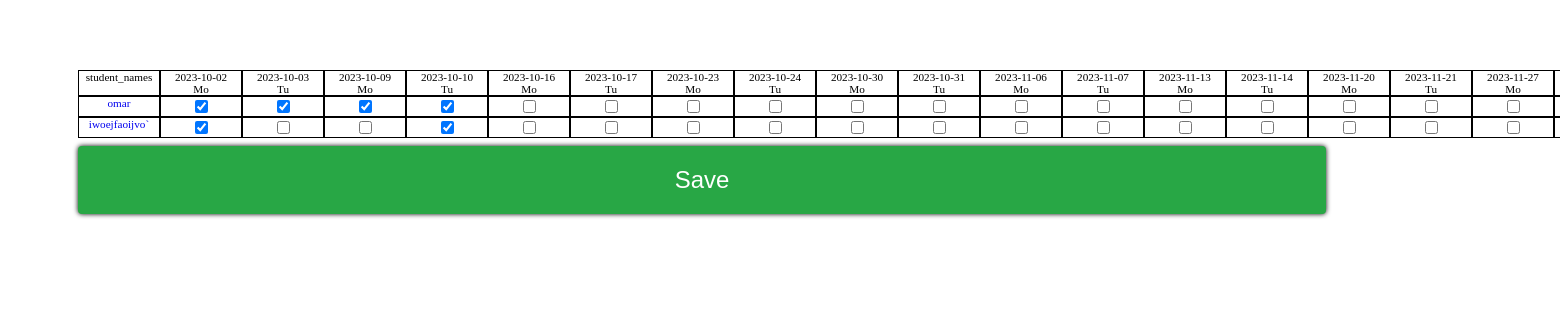
The page /attend-grid/1/ on the database its author committed.
### core/models.py (models this page shows, shortened)
class Student(models.Model):
  name      = models.CharField(max_length=255, verbose_name="Student name")
  aca_id    = models.CharField(max_length=255, verbose_name="ID", blank=True, null=True, )
  aca_em    = models.EmailField(verbose_name="Student email", blank=True, null=True)
  password  = models.CharField(
    blank=True, null=True,
    verbose_name="Student password",
    max_length=255,
    help_text="Will be id if blank"
    )
  faculty   = models.ForeignKey(Faculty, on_delete=models.SET_NULL, null=True, blank=True)
  Date_ofj  = models.DateField(default=datetime.datetime.now, blank=True, null=True, verbose_name="Date of join")
  levels    = models.ForeignKey(Level, blank=True, null=True, on_delete=models.SET_NULL)

### core/views.py (the view, shortened to what this page needs)
# urls.py: path("attend-grid/<int:pk>/", views.attend_grid, name="attend-grid")
def attend_grid(req, pk):
    the_course = Course.objects.get(pk=pk)
    rel_in = StudentCourseRel.objects.filter(course=the_course)
    first__ = True
    returned_date = []
    for s in rel_in:
      the_course = s
      if the_course.attend is None:
        ds = []
      else:
        ds = the_course.attend.split(",")[:-1]
      student_list = []
      start_date = str(the_course.course.starting_date).split("-")
      end_date   = str(the_course.course.ending_date).split("-")
      start_date = [int(x) for x in start_date]
      end_date   = [int(x) for x in end_date]
      temp       = start_date
      start_date = date(*start_date)
      end_date   = date(*end_date)
      days       = end_date - start_date
      days       = int(str(days).split(',')[0].replace('days', "").replace("day", ""))
      try:
        add_month = 0
        remove_from_days = 0
        temp_2 = temp
        i = 0
        b = 0
        if_in = []
        for g in the_course.course.Days.all():
          if_in.append(g.name)
        while True:
          b+=1
          ch = False
          if temp_2[1 ]+ add_month > 12:
            temp_2[1] = 1
            add_month = 0
            temp_2[0] += 1
          try:
            date_by_num = date(temp_2[0], temp_2[1 ]+ add_month, temp_2[2]+i - remove_from_days)
            sentance = f"{date_by_num} | {date_by_num.strftime('%A')}"
            if f"{date_by_num} - {date_by_num.strftime('%A')}" in ds:
              ch = True
            if date_by_num.strftime('%A') in if_in:
              student_list.append({"name": sentance , 'ch':ch, })
            if end_date == date_by_num:
              if first__:
                first__ = False
                p  = []
                for i in student_list:
                  temp_3 = i["name"]
                  i["name"] = i['name'].split("|")[0] +"<br>" +i['name'].split("|")[1][0:3]
                  p.append( mark_safe(i['name']))
                  i['name'] = temp_3
                returned_date.append([p])
              returned_date.append([student_list, s.student.name, s.student.pk])
              break
          except ValueError:
            add_month +=1
            temp_2[2]  = 0
            remove_from_days = i
          i +=1
      except ValueError:
          pass
    return render(req, "attend-grid.html", {'data' : returned_date, "stu" : returned_date[1:]})

### core/templates/attend-grid.html (shortened to what this page needs)
<!DOCTYPE html>
<html lang="en">
<head>
</head>
<body>
    <form method="post">
        <section class="table">
        {% for i in data %}
              {% if forloop.counter == 1 %}
              <div class="days" style="display: flex;font-size: .7rem;">
                  {% for day in   i.0 %}
                    {% if forloop.counter == 1 %}
                    <div style="border: 1px solid black;min-width: 80px;">
                        <span>
                            student_names
                        </span>
                    </div>
                    <div class="el" style="border: 1px solid black;min-width: 80px;">
                        <span>
                        {{day}}
                    </span>
                    </div>
                    {% else %}
                    <div class="el" style="border: 1px solid black;min-width: 80px;">
                        <span>
                        {{day}}
                    </span>
                </div>
                {% endif %}
                  {% endfor %}
                </div>
                {% endif %}
          {% endfor %}
          {% for d in stu %}
          <div class="days" style="display: flex;font-size: .7rem;">
                        <div class="el" style="border: 1px solid black;min-width: 80px;">
                            <span>
                                <a href="/admin/core/student/{{d.2}}" target="popup" class="bla" style="text-decoration: none;" >
                                    {{d.1}}
                                </a>
                            </span>
                        </div>
                {% for l in d.0 %}
                        <div class="el" style="border: 1px solid black;min-width: 80px;">
                            <span>
                                <input {% if l.ch %} checked {% endif %} type="checkbox"
                                value="{{d.1}}"
                                name="{{l.name}}${{d.1}}"
                                >
                            </span>
                        </div>
                    {% endfor %}
                </div>
                    {% endfor %}
        </section>
        <input type="submit" value="Save" />
    </form>
</body>
</html>

### core/templates/attend-grid.html (style rules this page uses)
form { background: white; padding: 50px; margin: 20px ; width: 80vw; display: flex; flex-direction: column; gap: 8px; }
form div { display: flex; justify-content: center; text-align: center; }
input[type=submit] { background: #28A745; border: 0; outline: 0; padding: 20px 50px; color: white; font-weight: 500; font-size: 24px; box-shadow: 0 0 5px black; border-radius: 4px; }
div.days { width: fit-content; }
a.bla { transition: .4s transform; }

### rows shown on the page
Student: name "omar", name "☑" "☑" "☑" "☑"
Student: name "iwoejfaoijvo`", name "☑" "☑"

### other values the page prints
{{ day }} "2023-10-02 Mo"
{{ day }} "2023-10-03 Tu" "2023-10-09 Mo" "2023-10-10 Tu" "2023-10-16 Mo" "2023-10-17 Tu" "2023-10-23 Mo" "2023-10-24 Tu" "2023-10-30 Mo" "2023-10-31 Tu" "2023-11-06 Mo" "2023-11-07 Tu" "2023-11-13 Mo" "2023-11-14 Tu" "2023-11-20 Mo" "2023-11-21 Tu" "2023-11-27 Mo"
